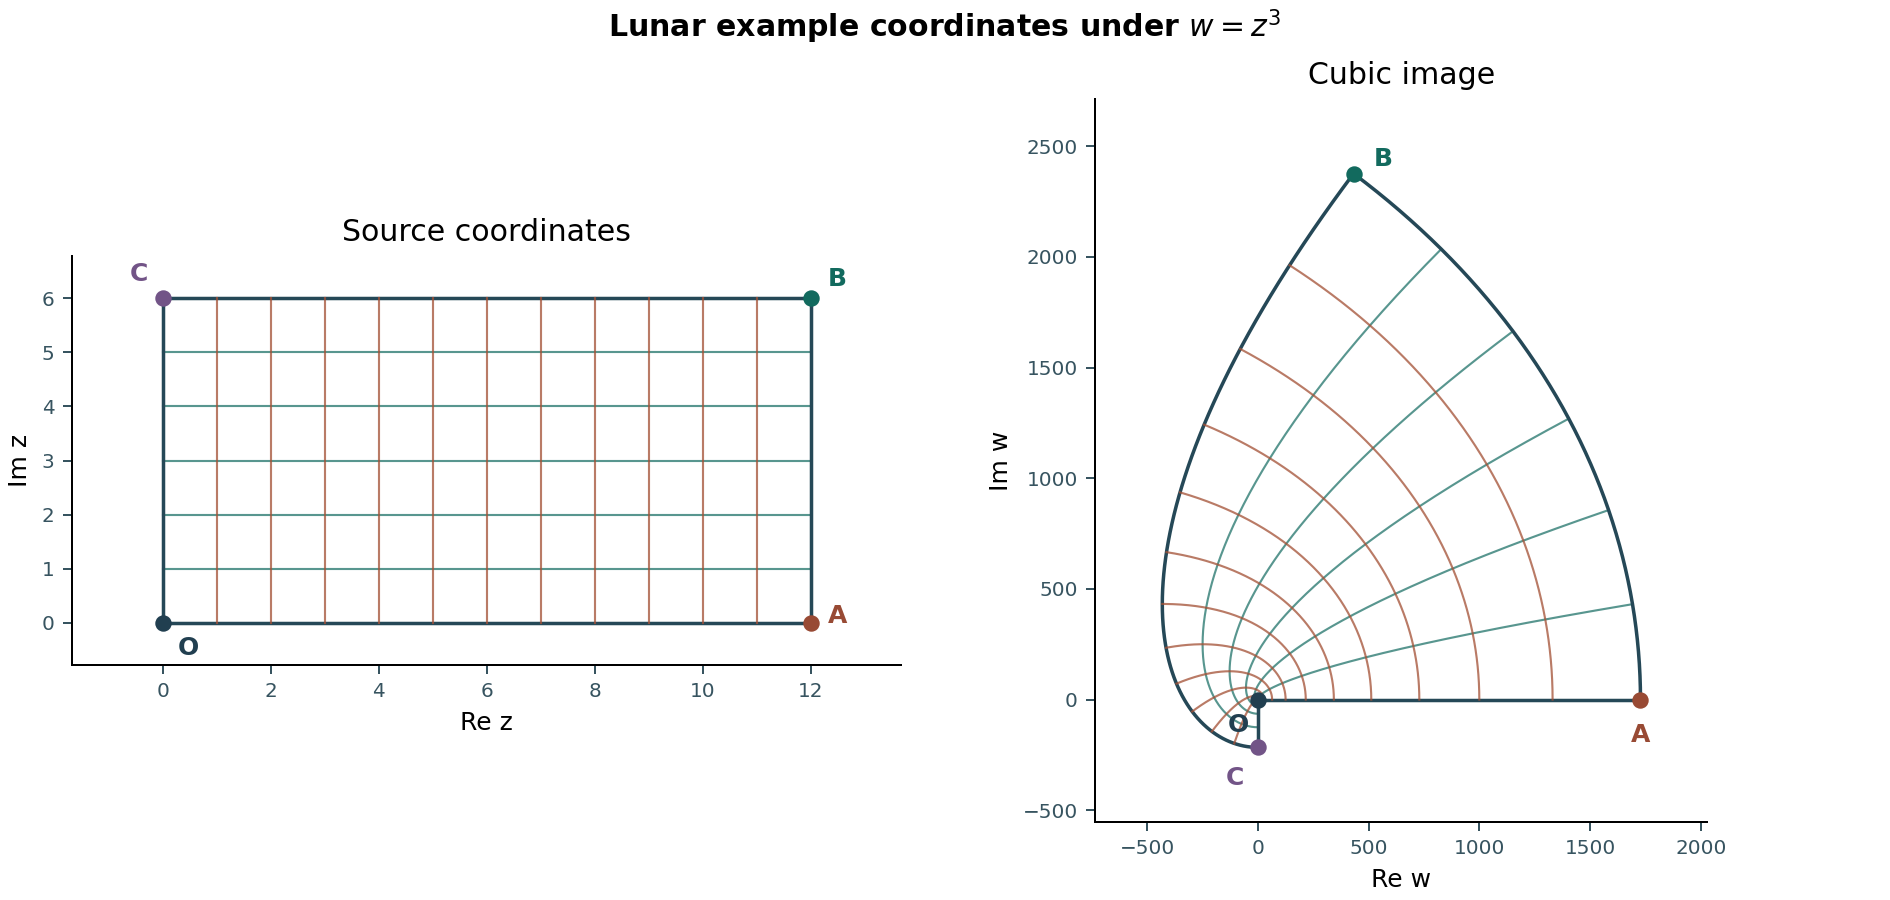

This figure's Python source:
"""Render the cubic coordinate grid for the lunar example in thesis §4.2."""

from pathlib import Path

import matplotlib.pyplot as plt
import numpy as np
from numpy.typing import NDArray

from pyconformal.viz import apply_conformal_to_rectangle


def cube(z: NDArray[np.complex128]) -> NDArray[np.complex128]:
    """Evaluate the cubic map from Figure 4.5."""
    return z * z * z


def main() -> None:
    """Plot the thesis rectangle and the image of its coordinate grid."""
    grid = apply_conformal_to_rectangle(cube, 0j, 12 + 6j, n_real=13, n_imag=7)
    fig, (source, image) = plt.subplots(
        1, 2, figsize=(10.5, 5.0), layout="constrained", width_ratios=[1, 1.16]
    )
    for ax, horizontal, vertical in (
        (source, grid.horizontal, grid.vertical),
        (image, grid.mapped_horizontal, grid.mapped_vertical),
    ):
        for lines, color in ((horizontal, "#24756c"), (vertical, "#a45136")):
            for line in lines[1:-1]:
                ax.plot(line.real, line.imag, color=color, linewidth=0.85, alpha=0.76)
            for side in lines[[0, -1]]:
                ax.plot(side.real, side.imag, color="#254857", linewidth=1.4)
        ax.set_aspect("equal")
        ax.spines[["top", "right"]].set_visible(False)
        ax.tick_params(labelsize=8, colors="#375460")
        ax.margins(x=0.14, y=0.13)

    corners = np.array([0j, 12 + 0j, 12 + 6j, 6j])
    labels = ("O", "A", "B", "C")
    colors = ("#213f50", "#984a34", "#126a5e", "#725487")
    offsets = ((6, -13), (7, 0), (7, 5), (-13, 7))
    image_offsets = ((-12, -13), (-4, -17), (8, 3), (-13, -15))
    for ax, points, marker_offsets in (
        (source, corners, offsets),
        (image, cube(corners), image_offsets),
    ):
        for point, label, color, offset in zip(points, labels, colors, marker_offsets, strict=True):
            ax.scatter(point.real, point.imag, color=color, zorder=3, s=31)
            ax.annotate(
                label,
                (point.real, point.imag),
                xytext=offset,
                textcoords="offset points",
                color=color,
                fontweight="bold",
                fontsize=10,
            )

    source.set(title="Source coordinates", xlabel="Re z", ylabel="Im z")
    image.set(title="Cubic image", xlabel="Re w", ylabel="Im w")
    fig.suptitle(r"Lunar example coordinates under $w=z^3$", fontweight="bold")
    fig.savefig(Path(__file__).with_suffix(".png"), dpi=180)
    plt.close(fig)


if __name__ == "__main__":
    main()
